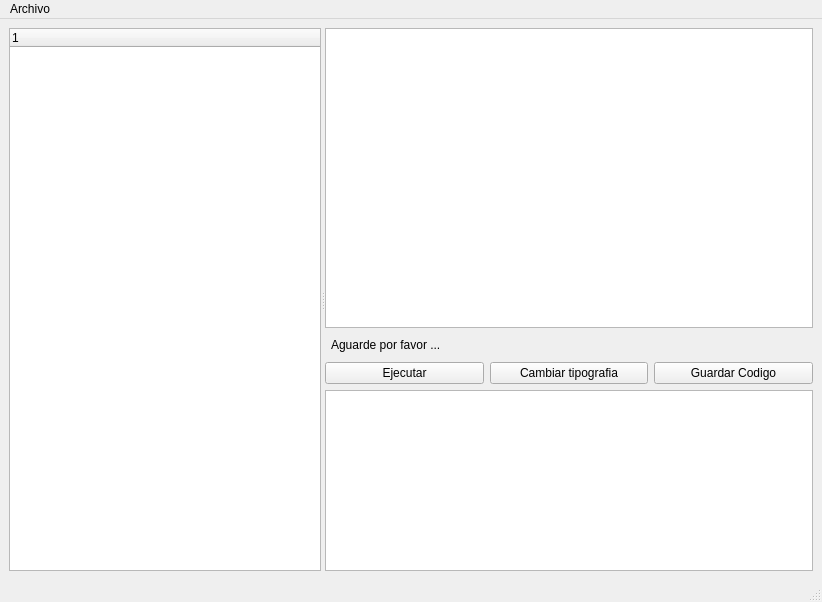
<?xml version="1.0" encoding="UTF-8"?>
<ui version="4.0">
 <class>MainWindow</class>
 <widget class="QMainWindow" name="MainWindow">
  <property name="geometry">
   <rect>
    <x>0</x>
    <y>0</y>
    <width>822</width>
    <height>602</height>
   </rect>
  </property>
  <property name="windowTitle">
   <string>Ejemplos del motor pilas</string>
  </property>
  <widget class="QWidget" name="centralwidget">
   <layout class="QGridLayout" name="gridLayout">
    <item row="0" column="0">
     <widget class="QSplitter" name="splitter">
      <property name="orientation">
       <enum>Qt::Horizontal</enum>
      </property>
      <widget class="QTreeWidget" name="arbol">
       <column>
        <property name="text">
         <string notr="true">1</string>
        </property>
       </column>
      </widget>
      <widget class="QWidget" name="">
       <layout class="QVBoxLayout" name="verticalLayout">
        <item>
         <widget class="QGraphicsView" name="imagen">
          <property name="sizePolicy">
           <sizepolicy hsizetype="Minimum" vsizetype="Minimum">
            <horstretch>0</horstretch>
            <verstretch>0</verstretch>
           </sizepolicy>
          </property>
          <property name="minimumSize">
           <size>
            <width>400</width>
            <height>300</height>
           </size>
          </property>
         </widget>
        </item>
        <item>
         <widget class="QFrame" name="progreso">
          <property name="minimumSize">
           <size>
            <width>0</width>
            <height>22</height>
           </size>
          </property>
          <property name="frameShape">
           <enum>QFrame::NoFrame</enum>
          </property>
          <property name="frameShadow">
           <enum>QFrame::Plain</enum>
          </property>
          <property name="lineWidth">
           <number>0</number>
          </property>
          <widget class="QLabel" name="label">
           <property name="geometry">
            <rect>
             <x>6</x>
             <y>0</y>
             <width>170</width>
             <height>21</height>
            </rect>
           </property>
           <property name="text">
            <string>Aguarde por favor ...</string>
           </property>
          </widget>
         </widget>
        </item>
        <item>
         <layout class="QHBoxLayout" name="horizontalLayout">
          <item>
           <widget class="QPushButton" name="ejecutar">
            <property name="text">
             <string>Ejecutar</string>
            </property>
           </widget>
          </item>
          <item>
           <widget class="QPushButton" name="fuente">
            <property name="text">
             <string>Cambiar tipografia</string>
            </property>
           </widget>
          </item>
          <item>
           <widget class="QPushButton" name="guardar">
            <property name="text">
             <string>Guardar Codigo</string>
            </property>
           </widget>
          </item>
         </layout>
        </item>
        <item>
         <widget class="QTextEdit" name="codigo">
          <property name="readOnly">
           <bool>true</bool>
          </property>
         </widget>
        </item>
       </layout>
      </widget>
     </widget>
    </item>
   </layout>
  </widget>
  <widget class="QMenuBar" name="menubar">
   <property name="geometry">
    <rect>
     <x>0</x>
     <y>0</y>
     <width>822</width>
     <height>25</height>
    </rect>
   </property>
   <widget class="QMenu" name="menuArchivo">
    <property name="title">
     <string>Archivo</string>
    </property>
    <addaction name="actionSalir"/>
   </widget>
   <addaction name="menuArchivo"/>
  </widget>
  <widget class="QStatusBar" name="statusbar"/>
  <action name="actionSalir">
   <property name="text">
    <string>Salir</string>
   </property>
  </action>
 </widget>
 <resources/>
 <connections/>
</ui>
